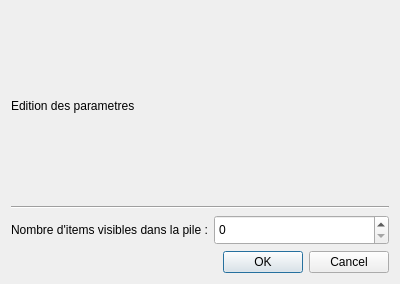
<?xml version="1.0" encoding="UTF-8"?>
<ui version="4.0">
 <class>Settings</class>
 <widget class="QDialog" name="Settings">
  <property name="geometry">
   <rect>
    <x>0</x>
    <y>0</y>
    <width>400</width>
    <height>284</height>
   </rect>
  </property>
  <property name="minimumSize">
   <size>
    <width>0</width>
    <height>0</height>
   </size>
  </property>
  <property name="baseSize">
   <size>
    <width>0</width>
    <height>0</height>
   </size>
  </property>
  <property name="windowTitle">
   <string>Settings</string>
  </property>
  <layout class="QVBoxLayout" name="verticalLayout">
   <item>
    <layout class="QGridLayout" name="gridLayout">
     <item row="0" column="0">
      <layout class="QVBoxLayout" name="verticalLayout_2">
       <item>
        <layout class="QHBoxLayout" name="horizontalLayout_3">
         <item>
          <layout class="QVBoxLayout" name="verticalLayout_3">
           <item>
            <widget class="QLabel" name="label_2">
             <property name="text">
              <string>Edition des parametres</string>
             </property>
            </widget>
           </item>
           <item>
            <widget class="Line" name="line">
             <property name="orientation">
              <enum>Qt::Horizontal</enum>
             </property>
            </widget>
           </item>
          </layout>
         </item>
        </layout>
       </item>
       <item>
        <layout class="QHBoxLayout" name="horizontalLayout">
         <item>
          <widget class="QLabel" name="label">
           <property name="text">
            <string>Nombre d'items visibles dans la pile :</string>
           </property>
          </widget>
         </item>
         <item>
          <widget class="QSpinBox" name="spinBox">
           <property name="minimumSize">
            <size>
             <width>30</width>
             <height>30</height>
            </size>
           </property>
           <property name="sizeIncrement">
            <size>
             <width>0</width>
             <height>0</height>
            </size>
           </property>
           <property name="baseSize">
            <size>
             <width>0</width>
             <height>0</height>
            </size>
           </property>
          </widget>
         </item>
        </layout>
       </item>
      </layout>
     </item>
    </layout>
   </item>
   <item>
    <widget class="QDialogButtonBox" name="buttonBox">
     <property name="orientation">
      <enum>Qt::Horizontal</enum>
     </property>
     <property name="standardButtons">
      <set>QDialogButtonBox::Cancel|QDialogButtonBox::Ok</set>
     </property>
    </widget>
   </item>
  </layout>
 </widget>
 <resources/>
 <connections>
  <connection>
   <sender>buttonBox</sender>
   <signal>rejected()</signal>
   <receiver>Settings</receiver>
   <slot>reject()</slot>
   <hints>
    <hint type="sourcelabel">
     <x>316</x>
     <y>260</y>
    </hint>
    <hint type="destinationlabel">
     <x>286</x>
     <y>274</y>
    </hint>
   </hints>
  </connection>
  <connection>
   <sender>buttonBox</sender>
   <signal>accepted()</signal>
   <receiver>Settings</receiver>
   <slot>accept()</slot>
   <hints>
    <hint type="sourcelabel">
     <x>248</x>
     <y>254</y>
    </hint>
    <hint type="destinationlabel">
     <x>157</x>
     <y>274</y>
    </hint>
   </hints>
  </connection>
 </connections>
</ui>
